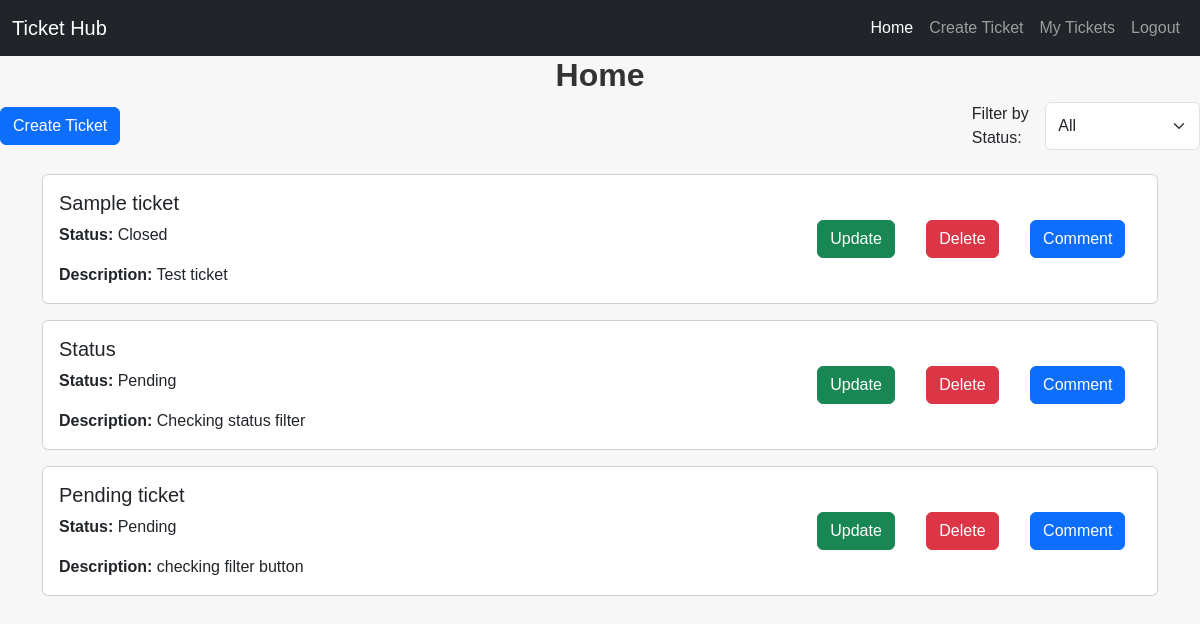
Before: /home/ (signed in) with the older database file.
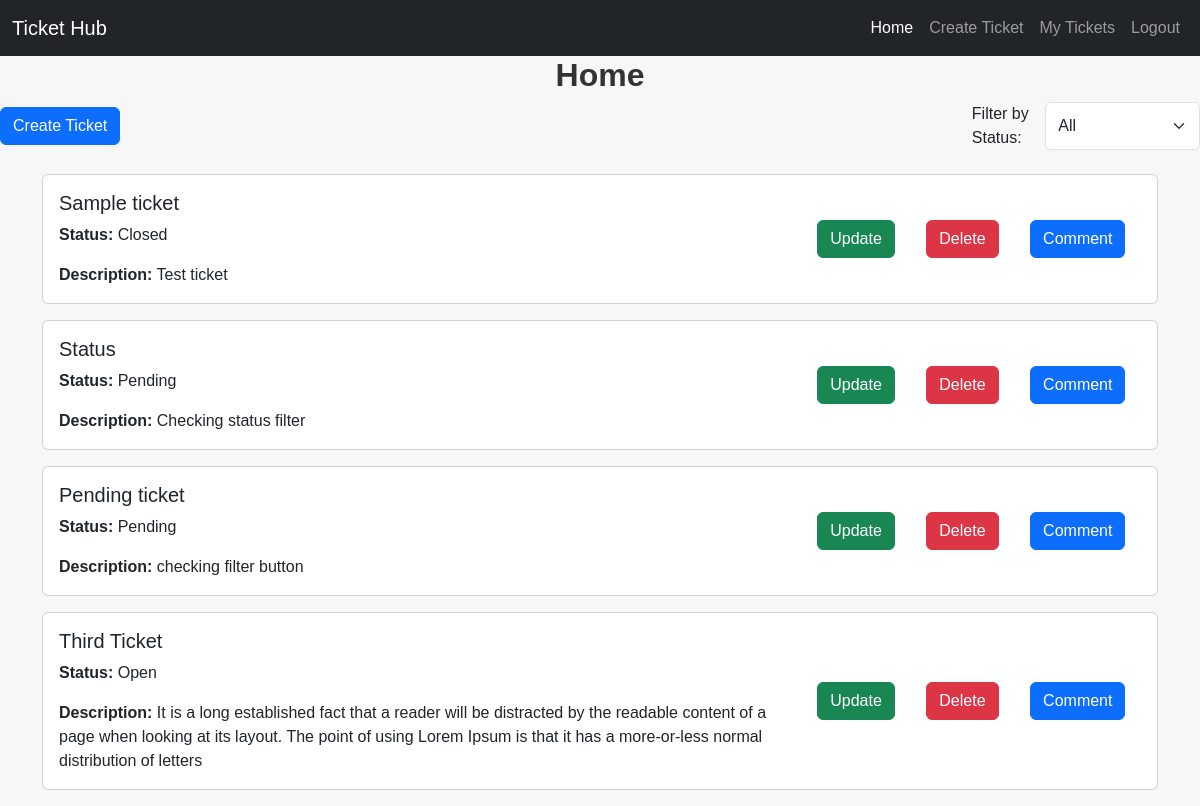
After: the same page with the newer database file.
### tickets/models.py (models this page shows, shortened)
class Ticket(models.Model):
    PRIORITY_CHOICES = (
        ('Low', 'Low'),
        ('Medium', 'Medium'),
        ('High', 'High'),
    )
    STATUS_CHOICES = (
        ('Open', 'Open'),
        ('Pending', 'Pending'),
        ('Solved', 'Solved'),
    )
    user = models.ForeignKey(User, on_delete=models.CASCADE)
    title = models.CharField(max_length=255)
    desc = models.TextField()
    priority = models.CharField(max_length=10, choices=PRIORITY_CHOICES, default='Low')
    assigned_to = models.CharField(max_length=255, blank=True, null=True)
    status = models.CharField(max_length=20, choices=STATUS_CHOICES, default='Pending')
    created_at = models.DateTimeField(auto_now_add=True)
    updated_at = models.DateTimeField(auto_now=True)

### tickets/views.py (the view)
# urls.py: 2. Add a URL to urlpatterns:  path('', views.home, name='home')
@login_required
def home(request):
    status = request.GET.get('status', '')
    if status:
        tickets = Ticket.objects.filter(status=status)
    else:
        tickets = Ticket.objects.filter(user=request.user)
    return render(request, 'home.html', {'tickets':tickets})

### tickets/templates/home.html (shortened to what this page needs)
{% extends 'base.html' %}
{% block content %}
<h2 style="font-weight: bolder;">Home</h2>
<div class="d-flex justify-content-between align-items-center mb-4">
    <a href="{% url 'ticket' %}" class="btn btn-primary">Create Ticket</a>
    <form method="get" action="{% url 'home' %}" class="d-flex">
        <label for="status" class="me-2">Filter by Status:</label>
        <select name="status" id="status" class="form-select" onchange="this.form.submit()">
            <option value="">All</option>
        </select>
    </form>
</div>
<div class="container mt-4">
    {% for ticket in tickets %}
    <div class="card mb-3">
        <div class="row g-0">
            <div class="col-md-8">
                <div class="card-body">
                    <h5 class="card-title">{{ ticket.title }}</h5>
                    <p class="card-text"><strong>Status:</strong> {{ ticket.get_status_display }}</p>
                    <p class="card-text"><strong>Description:</strong> {{ ticket.desc }}</p>
                </div>
            </div>
            <div class="col-md-4 d-flex align-items-center justify-content-evenly">
                <a href="{% url 'update' ticket.pk %}" class="btn btn-success">Update</a>
                <a href="{% url 'delete' ticket.pk %}" class="btn btn-danger">Delete</a>
                <a href="{% url 'ticket_comments' ticket.pk %}" class="btn btn-primary">Comment</a>
            </div>
        </div>
    </div>
    {% empty %}
    <div class="alert alert-warning" role="alert">
        No tickets available.
    </div>
    {% endfor %}
</div>
{% endblock %}

Changed rows visible on the page:
added Ticket: title "Third Ticket", status "Open", desc "It is a long established fact that a reader will be distracted by the readable content of a page when looking at its layout. The point of using Lorem Ipsum is that it has a more-or-less normal distribution of letters"
